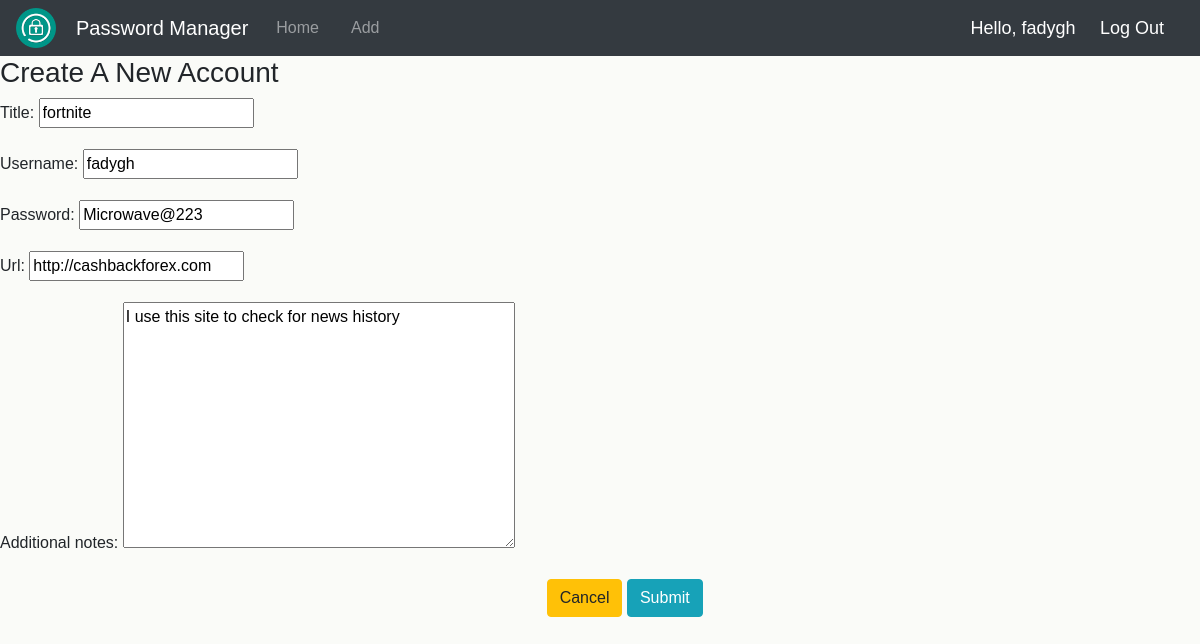
Page /update/4/ (signed in) on the committed database.
### passmjrapp/models.py (models this page shows, shortened)
class PasswordAccount(models.Model):
    title = models.CharField(max_length=45, blank=True, default=None, null=True)
    username = models.CharField(max_length=45, blank=True, null=True)
    password = models.CharField(max_length=45, blank=True, null=True)
    url = models.CharField(max_length=100, blank=True, null=True)
    additional_notes = models.TextField(blank=True,default=None, null=True)
    creation_date = models.DateTimeField(auto_now_add=True, blank=True, null=True)
    last_modified = models.DateTimeField(auto_now_add=True, blank=True, null=True)
    user = models.ForeignKey(User,default=None, on_delete=models.CASCADE)

### passmjrapp/views.py (the view)
# urls.py: path('update/<str:pk>/', views.update, name='update'),
@login_required(login_url='login')
def update(request, pk):
    data = PasswordAccount.objects.get(id=pk)
    form = UpdatePassForm(instance=data)
    if request.method == 'POST':
        form = UpdatePassForm(request.POST, instance=data)
        if form.is_valid():
            form.save()
            return redirect('/')
    context = {'form': form}
    return render(request, 'update.html', context)

### passmjrapp/forms.py
class UpdatePassForm(ModelForm):
    class Meta:
        model = PasswordAccount
        fields = ['title',
                  'username',
                  'password',
                  'url',
                  'additional_notes']

### passmjrapp/templates/update.html (shortened to what this page needs)
{% extends 'base.html' %}
 {% block content %}
<div class="row">
    <div class="col-lg-8 col-lg-offset-2">
        <div class="panel panel-default">
            <div class="panel-heading">
                <h3 class="panel-title">Create A New Account</h3>
            </div>
            <form method="POST">
                <div class="panel-body">
                    <div class="row">
                        <div class="col-lg-12">
                            <div class="form-group">
                                {{form.as_p}}
                            </div>
                        </div>
                    </div>
                    <div class="row">
                        <div class="col-lg-4">
                            <a class="btn btn-warning" href="{% url 'home' %}">Cancel</a>
                            <button type="submit" class="btn btn-info">Submit</button>
                        </div>
                    </div>
                </div>
            </form>
        </div>
    </div>
</div>
 {% endblock %}

### passmjrapp/templates/navbar.html (shortened to what this page needs)
{% load static %}
{% include "head_css.html" %}
<nav class="navbar navbar-expand-lg navbar-dark bg-dark">
<a href="{% url 'home' %}">
<img  width="40px"src="{% static 'passmjrapp/images/logo.png' %}" alt="">
</a>
  <a class="navbar-brand brand" href="{% url 'home' %}">Password Manager</a>
  <div class="collapse navbar-collapse" id="navbarSupportedContent">
    <ul class="navbar-nav mr-auto">
      <li
          {% if '/' == request.path %}
            class="nav-item active mr-3"
            {% else %}
            class="nav-item mr-3"
            {% endif %}
          >
        <a class="nav-link" href="{% url 'home' %}">Home <span class="sr-only">(current)</span></a>
      </li>
      <li
          {% if 'create' in request.path %}
            class="nav-item active mr-3"
            {% else %}
            class="nav-item mr-3"
            {% endif %}
          >
        <a class="nav-link" href="{% url 'create' %}">Add</a>
      </li>
    </ul>
  </div>
  <div>
    <span class="hello-msg">Hello, {{request.user}}</span>
    <span><a class="hello-msg" href="{% url 'logout' %}">Log Out</a></span>
  </div>
</nav>

### passmjrapp/static/passmjrapp/css/styles.css (style rules this page uses)
body { margin: 0; padding: 0; justify-content: center; align-items: center; height: 100vh; font-family: sans-serif; background-color: #fafbf8; }
.hello-msg { font-size: 18px; color: #ffffff; margin-right: 20px; }
.brand { margin-right: 20px; margin-left: 20px; }

### rows in the picture
PasswordAccount: title "fortnite", username "fadygh", password "Microwave@223", url "http://cashbackforex.com", additional_notes "I use this site to check for news history"

### other values in the picture
{{ request.user }} "fadygh"
